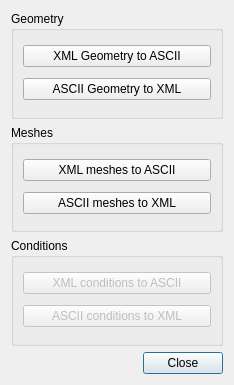
<?xml version="1.0" encoding="UTF-8"?>
<ui version="4.0">
 <class>OGSFileConverter</class>
 <widget class="QDialog" name="OGSFileConverter">
  <property name="geometry">
   <rect>
    <x>0</x>
    <y>0</y>
    <width>234</width>
    <height>385</height>
   </rect>
  </property>
  <property name="windowTitle">
   <string>OGS File Converter</string>
  </property>
  <layout class="QGridLayout" name="gridLayout">
   <item row="3" column="1">
    <widget class="QPushButton" name="closeDialogButton">
     <property name="text">
      <string>Close</string>
     </property>
    </widget>
   </item>
   <item row="3" column="0">
    <spacer name="horizontalSpacer">
     <property name="orientation">
      <enum>Qt::Horizontal</enum>
     </property>
     <property name="sizeHint" stdset="0">
      <size>
       <width>40</width>
       <height>20</height>
      </size>
     </property>
    </spacer>
   </item>
   <item row="0" column="0" colspan="2">
    <widget class="QGroupBox" name="geometryBox">
     <property name="title">
      <string>Geometry</string>
     </property>
     <layout class="QVBoxLayout" name="verticalLayout">
      <item>
       <widget class="QPushButton" name="gml2gliButton">
        <property name="text">
         <string>XML Geometry to ASCII</string>
        </property>
       </widget>
      </item>
      <item>
       <widget class="QPushButton" name="gli2gmlButton">
        <property name="text">
         <string>ASCII Geometry to XML</string>
        </property>
       </widget>
      </item>
     </layout>
    </widget>
   </item>
   <item row="2" column="0" colspan="2">
    <widget class="QGroupBox" name="conditionBox">
     <property name="title">
      <string>Conditions</string>
     </property>
     <layout class="QVBoxLayout" name="verticalLayout_2">
      <item>
       <widget class="QPushButton" name="cnd2bcButton">
        <property name="enabled">
         <bool>false</bool>
        </property>
        <property name="text">
         <string>XML conditions to ASCII</string>
        </property>
       </widget>
      </item>
      <item>
       <widget class="QPushButton" name="bc2cndButton">
        <property name="enabled">
         <bool>false</bool>
        </property>
        <property name="text">
         <string>ASCII conditions to XML</string>
        </property>
       </widget>
      </item>
     </layout>
    </widget>
   </item>
   <item row="1" column="0" colspan="2">
    <widget class="QGroupBox" name="groupBox">
     <property name="title">
      <string>Meshes</string>
     </property>
     <layout class="QVBoxLayout" name="verticalLayout_3">
      <item>
       <widget class="QPushButton" name="vtu2mshButton">
        <property name="text">
         <string>XML meshes to ASCII</string>
        </property>
       </widget>
      </item>
      <item>
       <widget class="QPushButton" name="msh2vtuButton">
        <property name="text">
         <string>ASCII meshes to XML</string>
        </property>
       </widget>
      </item>
     </layout>
    </widget>
   </item>
  </layout>
 </widget>
 <resources/>
 <connections/>
</ui>
